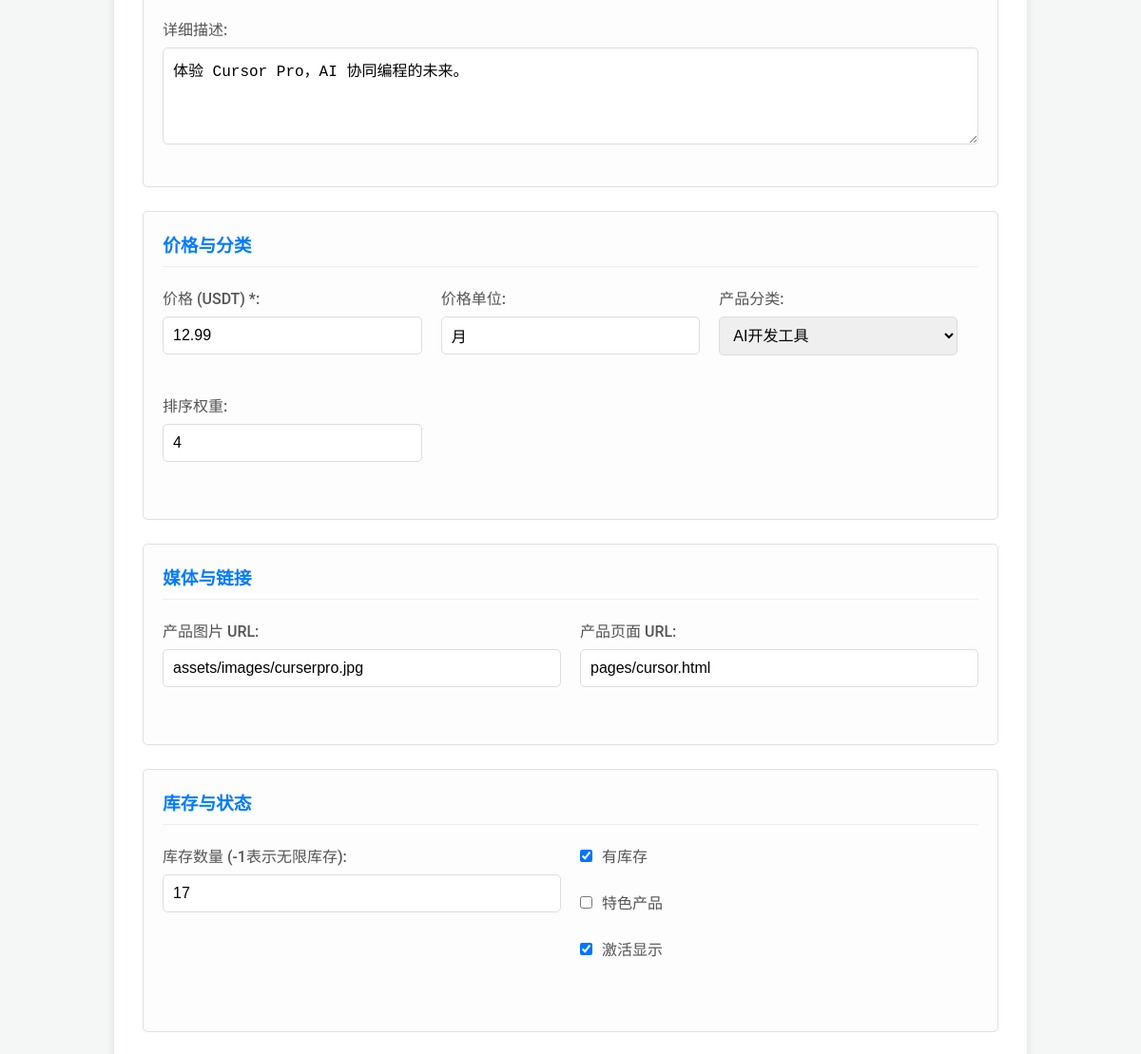
The app's page /admin/products/4/edit (signed in, middle part), older data.
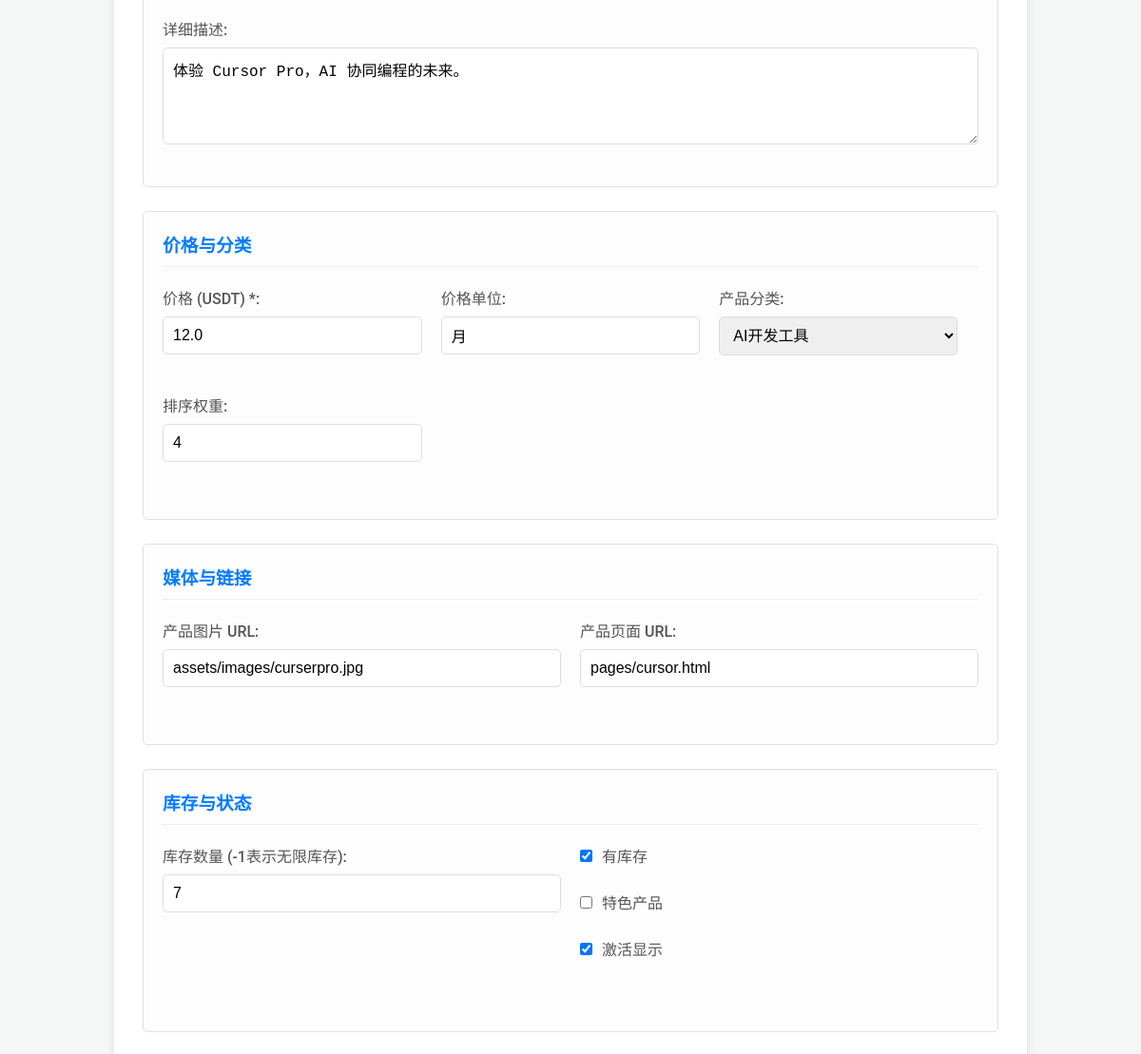
The same page, newer data.
### backend/database.py (models this page shows, shortened)
class Product(db.Model):
    id = db.Column(db.Integer, primary_key=True)
    name = db.Column(db.String(100), nullable=False)
    slug = db.Column(db.String(100), unique=True, nullable=False)  # URL友好的标识符，如 'chatgpt-pro'
    description = db.Column(db.Text)
    short_description = db.Column(db.String(200))  # 用于卡片显示的简短描述
    price_usd = db.Column(db.Float, nullable=False)
    price_unit = db.Column(db.String(20), default='月')  # 价格单位，如 '月', '200 Credit'
    image_url = db.Column(db.String(200))
    page_url = db.Column(db.String(200))  # 产品详情页面URL，如 'pages/chatgpt.html'
    in_stock = db.Column(db.Boolean, default=True)
    stock_quantity = db.Column(db.Integer, default=999)  # -1 表示无限库存
    is_featured = db.Column(db.Boolean, default=False)  # 是否为特色产品
    is_active = db.Column(db.Boolean, default=True)  # 是否激活显示
    sort_order = db.Column(db.Integer, default=0)  # 用于排序显示
    category = db.Column(db.String(50), default='AI工具')  # 产品分类
    features = db.Column(db.Text)  # JSON字符串，存储产品特性列表
    seo_title = db.Column(db.String(200))
    seo_description = db.Column(db.String(500))
    seo_keywords = db.Column(db.String(500))
    created_at = db.Column(db.DateTime, default=db.func.current_timestamp())
    updated_at = db.Column(db.DateTime, default=db.func.current_timestamp(), onupdate=db.func.current_timestamp())

### backend/app.py (the view, shortened to what this page needs)
@app.route('/admin/products/<int:product_id>/edit', methods=['GET', 'POST'])
@admin_required
def admin_edit_product_page(product_id):
    import json
    product = Product.query.get_or_404(product_id)
    features_text = ''
    if product.features:
        try:
            features_list = json.loads(product.features)
            features_text = '\n'.join(features_list)
        except:
            features_text = ''
    return render_template('admin/edit_product.html', product=product, features_text=features_text)

### backend/app.py (called while the page is built)
def admin_required(f):
    @wraps(f)
    def decorated_function(*args, **kwargs):
        if 'user_id' not in session:
            return redirect(url_for('login'))
        user = User.query.get(session['user_id'])
        if not user or not user.is_admin or not user.is_active:
            flash('需要管理员权限才能访问此页面', 'error')
            return redirect(url_for('login'))
        return f(*args, **kwargs)
    return decorated_function

### templates/admin/edit_product.html (shortened to what this page needs)
<!DOCTYPE html>
<html lang="zh-CN">
<head>
</head>
<body>
    <div class="container">
        <form method="POST" action="{{ url_for('admin_edit_product_page', product_id=product.id) }}">
            <div class="form-group">
                <div>
                    <label for="description">详细描述:</label>
                    <textarea id="description" name="description">{{ product.description or '' }}</textarea>
                </div>
            </div>
            <div class="form-group">
                <h3>价格与分类</h3>
                <div class="form-grid">
                    <div>
                        <label for="price_usd">价格 (USDT) *:</label>
                        <input type="number" step="0.01" id="price_usd" name="price_usd" value="{{ product.price_usd }}" required>
                    </div>
                    <div>
                        <label for="price_unit">价格单位:</label>
                        <input type="text" id="price_unit" name="price_unit" value="{{ product.price_unit }}">
                    </div>
                    <div>
                        <label for="category">产品分类:</label>
                        <select id="category" name="category">
                            <option value="AI开发工具" {{ 'selected' if product.category == 'AI开发工具' else '' }}>AI开发工具</option>
                        </select>
                    </div>
                    <div>
                        <label for="sort_order">排序权重:</label>
                        <input type="number" id="sort_order" name="sort_order" value="{{ product.sort_order }}">
                    </div>
                </div>
            </div>
            <div class="form-group">
                <h3>媒体与链接</h3>
                <div class="form-grid">
                    <div>
                        <label for="image_url">产品图片 URL:</label>
                        <input type="text" id="image_url" name="image_url" value="{{ product.image_url or '' }}">
                    </div>
                    <div>
                        <label for="page_url">产品页面 URL:</label>
                        <input type="text" id="page_url" name="page_url" value="{{ product.page_url or '' }}">
                    </div>
                </div>
            </div>
            <div class="form-group">
                <h3>库存与状态</h3>
                <div class="form-grid">
                    <div>
                        <label for="stock_quantity">库存数量 (-1表示无限库存):</label>
                        <input type="number" id="stock_quantity" name="stock_quantity" value="{{ product.stock_quantity }}">
                    </div>
                    <div style="display: flex; flex-direction: column; gap: 10px;">
                        <div class="checkbox-group">
                            <input type="checkbox" id="in_stock" name="in_stock" {{ 'checked' if product.in_stock else '' }}>
                            <label for="in_stock">有库存</label>
                        </div>
                        <div class="checkbox-group">
                            <input type="checkbox" id="is_featured" name="is_featured" {{ 'checked' if product.is_featured else '' }}>
                            <label for="is_featured">特色产品</label>
                        </div>
                        <div class="checkbox-group">
                            <input type="checkbox" id="is_active" name="is_active" {{ 'checked' if product.is_active else '' }}>
                            <label for="is_active">激活显示</label>
                        </div>
                    </div>
                </div>
            </div>
        </form>
    </div>
</body>
</html>

Row changes from the older to the newer data that the page shows:
changed Product "体验 Cursor Pro，AI 协同编程的未来。": price_usd "12.99" → "12.0"; stock_quantity "17" → "7"
